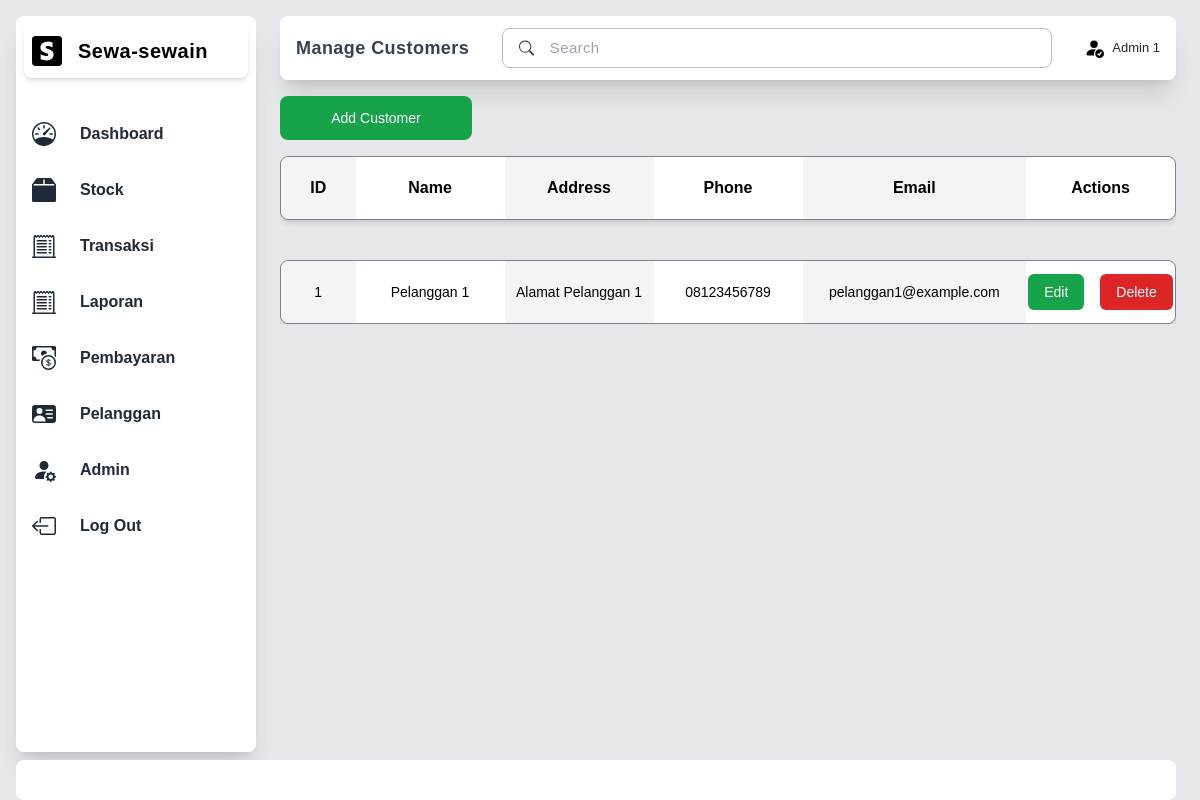
The app's page /pelanggan.php (signed in) with its own data.
### tables this page shows
CREATE TABLE pelanggan(
    id_pelanggan INT (11) PRIMARY KEY AUTO_INCREMENT NOT NULL,
    nama VARCHAR (50) NOT NULL,
    alamat TEXT NOT NULL,
    telepon VARCHAR (15) NOT NULL,
    email VARCHAR (50) NOT NULL
);

### pelanggan.php (the view, shortened to what this page needs)
<?php
include 'db/connection.php';
$customerQuery = "SELECT * FROM pelanggan";
$customerResult = $conn->query($customerQuery);
?>
<!DOCTYPE html>
<html lang="en">
<head>
    <link rel="stylesheet" href="styles.css">
    <script src="https://cdn.tailwindcss.com"></script>
</head>
<body>
    <section class=" h-[100vh] w-full flex flex-col bg-gray-200">
        <main class="w-full h-[95vh] flex flex-row">
            <div class="container-sidebar w-[20%]">
                <?php include 'sidebar.php';?>
            </div>
            <div class="w-[80%] flex flex-col gap-0 pr-6 pl-10">
                <nav
                    class="navbar flex flex-row shadow-xl justify-between items-center w-full h-16 max-h-16 bg-white my-4 px-4 rounded-lg">
                    <a href="pembayaran.php" class="text-lg text-gray-700 font-semibold tracking-wide">Manage
                        Customers</a>
                    <div
                        class="py-2 px-4 flex items-center rounded-lg min-w-[550px] duration-300 cursor-pointer text-gray-700 border border-gray-600 border-opacity-40">
                        <svg xmlns="http://www.w3.org/2000/svg" width="16" height="16" fill="currentColor"
                            class="bi bi-search" viewBox="0 0 16 16">
                            <path
                                d="M11.742 10.344a6.5 6.5 0 1 0-1.397 1.398h-.001q.044.06.098.115l3.85 3.85a1 1 0 0 0 1.415-1.414l-3.85-3.85a1 1 0 0 0-.115-.1zM12 6.5a5.5 5.5 0 1 1-11 0 5.5 5.5 0 0 1 11 0" />
                        </svg>
                        <input type="text" placeholder="Search"
                            class="text-[15px] ml-4 w-full bg-transparent placeholder:text-semibold placeholder:tracking-wide focus:outline-none" />
                    </div>
                    <div class="flex flex-row justify-center items-center gap-2">
                        <p class="text-[13px] font-medium text-gray-800">
                            <?php echo $_SESSION['admin_name']; ?>
                        </p>
                    </div>
                </nav>
                <div class="container-content mb-2 flex flex-col gap-4 overflow-y-auto">
                    <button onclick="openAddModal()"
                        class="w-48 py-3 px-12 rounded-lg text-white bg-green-600 text-sm font-medium hover:bg-green-800">
                        Add Customer
                    </button>
                    <div class="flex flex-col gap-4 justify-center items-center w-full">
                        <div
                            class="grid grid-cols-12 border border-gray-700 border-opacity-60 gap-0 mb-6 w-full min-h-16 rounded-lg shadow-md">
                            <div
                                class="col-span-1 flex justify-center items-center font-semibold bg-gray-100 rounded-l-lg">
                                ID</div>
                            <div class="col-span-2 flex justify-center items-center font-semibold bg-white">Name</div>
                            <div class="col-span-2 flex justify-center items-center font-semibold bg-gray-100">Address
                            </div>
                            <div class="col-span-2 flex justify-center items-center font-semibold bg-white">Phone</div>
                            <div class="col-span-3 flex justify-center items-center font-semibold bg-gray-100">Email
                            </div>
                            <div class="col-span-2 flex justify-center items-center font-semibold bg-white rounded-r-lg">Actions</div>
                        </div>
                        <div class="flex flex-col gap-4 justify-center items-center w-full">
                            <?php while ($row = $customerResult->fetch_assoc()) {?>
                            <div
                                class="grid grid-cols-12 border border-gray-700 border-opacity-60 gap-0 w-full min-h-16 rounded-lg shadow-md">
                                <div
                                    class="col-span-1 text-center flex justify-center items-center text-[14px] font-medium bg-gray-100 rounded-l-lg">
                                    <?php echo $row['id_pelanggan']; ?>
                                </div>
                                <div
                                    class="col-span-2 text-center flex justify-center items-center text-[14px] font-medium bg-white">
                                    <?php echo $row['nama']; ?>
                                </div>
                                <div
                                    class="col-span-2 text-center flex justify-center items-center text-[14px] font-medium bg-gray-100">
                                    <?php echo $row['alamat']; ?>
                                </div>
                                <div
                                    class="col-span-2 text-center flex justify-center items-center text-[14px] font-medium bg-white">
                                    <?php echo $row['telepon']; ?>
                                </div>
                                <div
                                    class="col-span-3 text-center flex justify-center items-center text-[14px] font-medium bg-gray-100 px-2">
                                    <?php echo $row['email']; ?>
                                </div>
                                <div
                                    class="col-span-2 text-center flex justify-center items-center text-[14px] font-medium gap-4 rounded-r-lg bg-white">
                                    <button
                                        onclick="openEditModal('<?php echo $row['id_pelanggan']; ?>', '<?php echo $row['nama']; ?>', '<?php echo $row['alamat']; ?>', '<?php echo $row['telepon']; ?>', '<?php echo $row['email']; ?>')"
                                        class="px-4 py-2 flex justify-center items-center rounded-md text-sm font-medium bg-green-600 text-white hover:bg-green-800">Edit</button>
                                    <form
                                        class="px-4 py-2 flex justify-center items-center rounded-md text-sm font-medium bg-red-600 text-white hover:bg-red-800"
                                        method="post" style="display:inline-block;">
                                        <button type="submit" name="delete">Delete</button>
                                    </form>
                                </div>
                            </div>
                            <?php }?>
                        </div>
                    </div>
                </div>
            </div>
        </main>
        <footer class="h-[5vh] w-full px-4 pr-6 py-[0.4px]">
            <div class="rounded-lg h-full bottom-0 bg-white flex flex-row justify-center items-center">
            </div>
        </footer>
    </section>
</body>
</html>

### styles.css (style rules this page uses)
body { font-family: Arial, sans-serif; background-color: #ffffff; margin: 0; padding: 0; }

### records on screen
pelanggan: id_pelanggan "1", nama "Pelanggan 1", alamat "Alamat Pelanggan 1", telepon "08123456789", email "pelanggan1@example.com"

### other values on screen
$_SESSION['admin_name'] "Admin 1"
